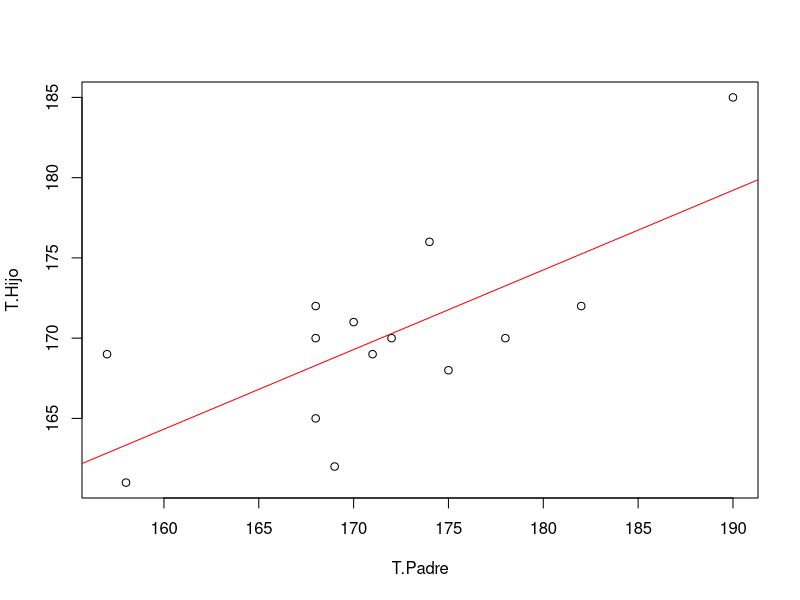
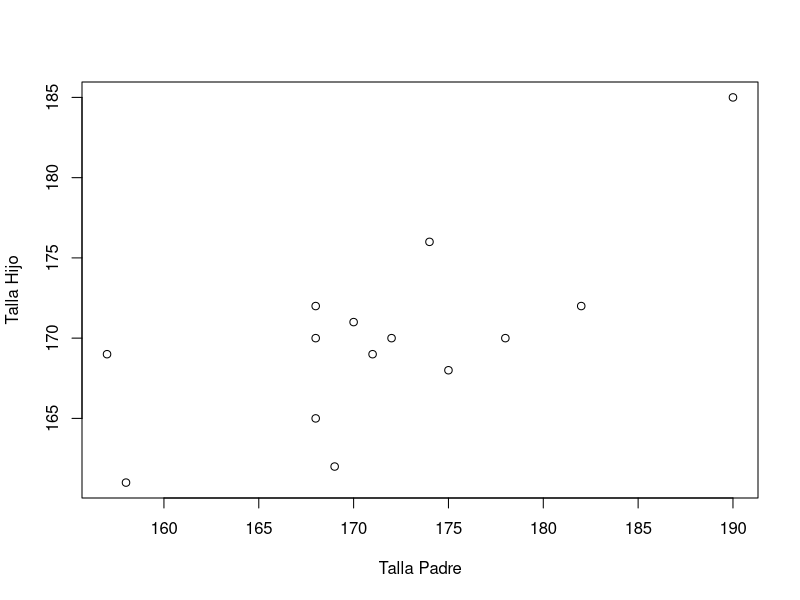

These figures' R source, in order: (Note: this script raises an error after producing the figures.)
# ejercicio clase 2024-07-03

setwd("d:/dev/Estadistica/Bases de datos/")
bd <- readxl::read_excel("Galton1.xlsx")
plot(bd)
m1 <- lm(bd$T.Hijo ~ bd$T.Padre , data = bd ) #variable hijo "Y" explicada por X
abline(lm(bd$T.Hijo ~ bd$T.Padre , data = bd), col = "red")
print(m1)
summary(m1)
anova(m1) # desglose de las sumas cuadradas
?lm
# Coefficients:
#   (Intercept)   bd$T.Padre  
# 84.9550       0.4961 

# Y = 84.9550 + 0.4961 X

#Yi = Beta0 + Beta1*Xi + epsilon

cor(bd$T.Padre, bd$T.Hijo, method ="pearson") #R  coeficiente de correlacion
cor.test(bd$T.Padre, bd$T.Hijo)
?cor
coef_correlacion <- 0.7245802
coef_determinacion <- coef_correlacion^2
print(coef_determinacion)
#El coeficiente de determinación (R²) es aproximadamente 0.525, lo que significa que aproximadamente el 52.5% de la variación en la estatura de los hijos puede explicarse por la variación en la estatura de los padres.

qt(0.025,12)
#-2.178813

plot(bd$T.Padre, bd$T.Hijo, xlab = "Talla Padre", ylab = "Talla Hijo")
tallas <- data.frame(T.Padre = seq(150,200))

#valor medio
ic <- predict(m1, tallas, interval = "confidence")
lines(tallas$T.Padre, ic[,1], lty = 1, col = "black")

#para calcular la probabilidad
pnorm(170, 172.5, 4.202)

#Test
lmtest::bptest(m1)
#BP = 0.034032, df = 1, p-value = 0.8536 > alfa = 0,05
lmtest::dwtest(m1, alt = "t")

setwd("d:/dev/Estadistica/Bases de datos/")
bd <- readxl::read_excel("Regresion1.xlsx", sheet = "Ptje")
cor(bd$NEM, bd$PTJE) #0.8208836
cor(bd$HRS, bd$PTJE) #0.9367613

cor.test(bd$PTJE, bd$NEM)
cor.test(bd$NEM, bd$PTJE)

# modelos simples
lm(bd$PTJE ~ bd$HRS , data = bd )
lm(bd$PTJE ~ bd$NEM , data = bd )

m2 <- lm(bd$PTJE ~ bd$NEM , data = bd )
summary(m2)
#bd$NEM        0.1655     0.0470   3.521   0.0125 *

m3 <- lm(bd$PTJE ~ bd$HRS , data = bd )
summary(m3)
#bd$HRS        3.7427     0.5708   6.557 0.000603 ***
#para el caso de la variable Hrs tiene mayor R2 , Multiple R-squared:  0.8775

plot(bd$HRS, bd$PTJE)
abline(m3, col = "red")

# Test de valores outlier de Bonferroni
car::outlierTest(m3)
# No Studentized residuals with Bonferroni p < 0.05
# Largest |rstudent|:
#   rstudent unadjusted p-value Bonferroni p
# 4 -2.065432           0.093783      0.75026
#dato 4 es posible anomalia 

#sacando el dato 4
bd_sin_4 <- bd[-4, ]
lm(bd_sin_4$PTJE ~ bd_sin_4$HRS , data = bd_sin_4 )

#dato influyente

summary(influence.measures(m3))
# Potentially influential observations of
# lm(formula = bd$PTJE ~ bd$HRS, data = bd) :
#   
#   dfb.1_ dfb.b$HR dffit cov.r   cook.d hat  
# 2  0.03  -0.06    -0.08  2.01_*  0.00   0.29
# 5  0.22  -0.34    -0.39  2.86_*  0.09   0.52
# 6 -0.33   0.29    -0.34  2.51_*  0.07   0.46

